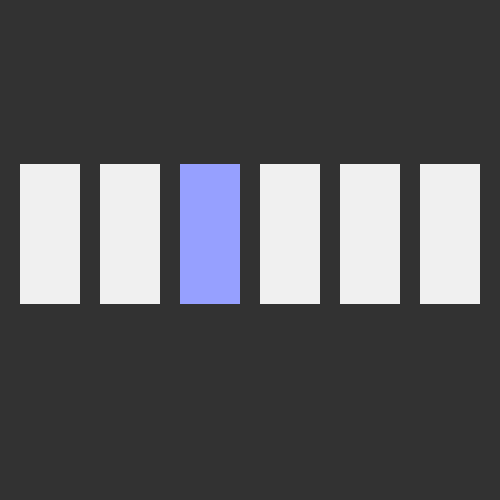
Frame 1 (no input)
Frame 60 (the mouse pressed at the canvas centre just before this capture): identical to frame 1, image omitted
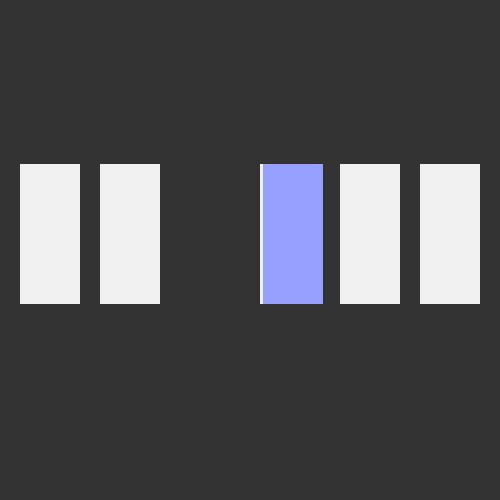
Frame 120 (the mouse held since frame 60 and released just before this capture)

The Processing sketch that drew these frames (run headless with seeded random() and noise(); from frame 60 on, the mouse is pressed at the canvas centre):

// Processing sketch: processing_119193
// ── processing_119193.pde

void setup()
{ 
size(500,500);
background(50);
frameRate(20);
}

void draw() 
{ 
  fill(240); 
  noStroke(); 
  
  background(50);
  
  pushMatrix();
   rect(20,164,60,140); 
  
   translate(100,164); 
   rect(0,0,60,140);
  
   translate(160,0);
   rect(0,0,60,140);
  
   translate(80,0);
   rect(0,0,60,140);
  
   translate(80,0);
   rect(0,0,60,140);
  popMatrix();
  
  
  translate(180,164);
  pushMatrix();
  translate(mouseX/3,0);
  fill(150,160,255);
  rect(0,0,60,140);
  popMatrix();
  

}
